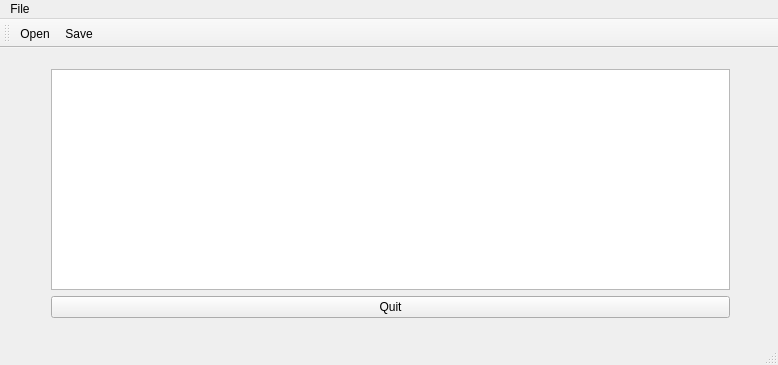
<?xml version="1.0" encoding="UTF-8"?>
<ui version="4.0">
 <class>Nodepad</class>
 <widget class="QMainWindow" name="Nodepad">
  <property name="geometry">
   <rect>
    <x>0</x>
    <y>0</y>
    <width>778</width>
    <height>365</height>
   </rect>
  </property>
  <property name="windowTitle">
   <string>Nodepad</string>
  </property>
  <widget class="QWidget" name="centralWidget">
   <widget class="QWidget" name="layoutWidget">
    <property name="geometry">
     <rect>
      <x>40</x>
      <y>10</y>
      <width>701</width>
      <height>271</height>
     </rect>
    </property>
    <layout class="QVBoxLayout" name="verticalLayout">
     <item>
      <widget class="QTextEdit" name="textEdit"/>
     </item>
     <item>
      <widget class="QPushButton" name="pushButton">
       <property name="text">
        <string>Quit</string>
       </property>
      </widget>
     </item>
    </layout>
   </widget>
  </widget>
  <widget class="QMenuBar" name="menuBar">
   <property name="geometry">
    <rect>
     <x>0</x>
     <y>0</y>
     <width>778</width>
     <height>23</height>
    </rect>
   </property>
   <widget class="QMenu" name="menuFile">
    <property name="title">
     <string>File</string>
    </property>
    <addaction name="actionOpen"/>
    <addaction name="actionSave"/>
   </widget>
   <addaction name="menuFile"/>
  </widget>
  <widget class="QToolBar" name="mainToolBar">
   <attribute name="toolBarArea">
    <enum>TopToolBarArea</enum>
   </attribute>
   <attribute name="toolBarBreak">
    <bool>false</bool>
   </attribute>
   <addaction name="actionOpen"/>
   <addaction name="actionSave"/>
  </widget>
  <widget class="QStatusBar" name="statusBar"/>
  <action name="actionOpen">
   <property name="icon">
    <iconset resource="myres.qrc">
     <normaloff>:/images/icons/open-icon.png</normaloff>:/images/icons/open-icon.png</iconset>
   </property>
   <property name="text">
    <string>Open</string>
   </property>
  </action>
  <action name="actionSave">
   <property name="icon">
    <iconset resource="myres.qrc">
     <normaloff>:/images/icons/Save-icon.png</normaloff>:/images/icons/Save-icon.png</iconset>
   </property>
   <property name="text">
    <string>Save</string>
   </property>
  </action>
 </widget>
 <layoutdefault spacing="6" margin="11"/>
 <resources>
  <include location="myres.qrc"/>
 </resources>
 <connections/>
</ui>
